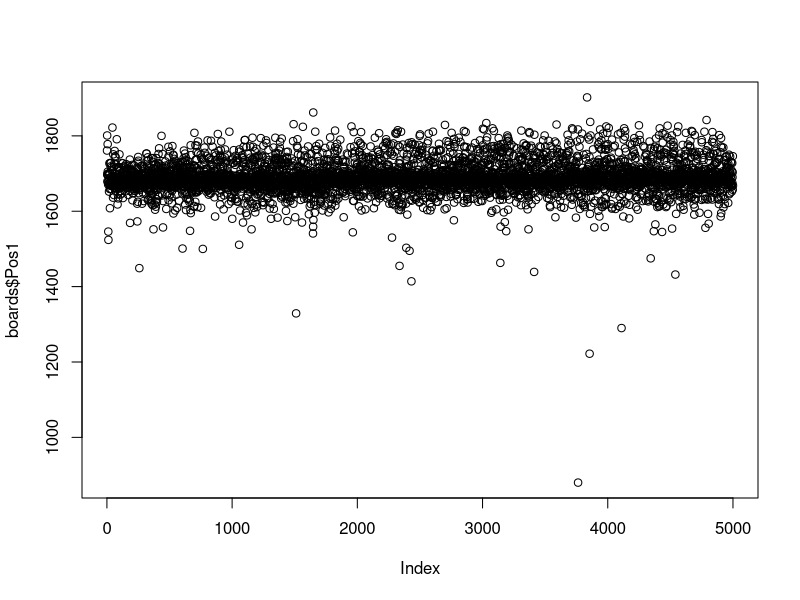

The R source for this figure:
# imports data of boards
boards<-read.csv('six-point-board-thickness.csv')

head(boards)
length(boards$Date.Time)

# help(identify)
# help(labels)

plot(boards$Pos1)



# see: https://www.sixhat.net/plotting-multiple-data-series-in-r.html